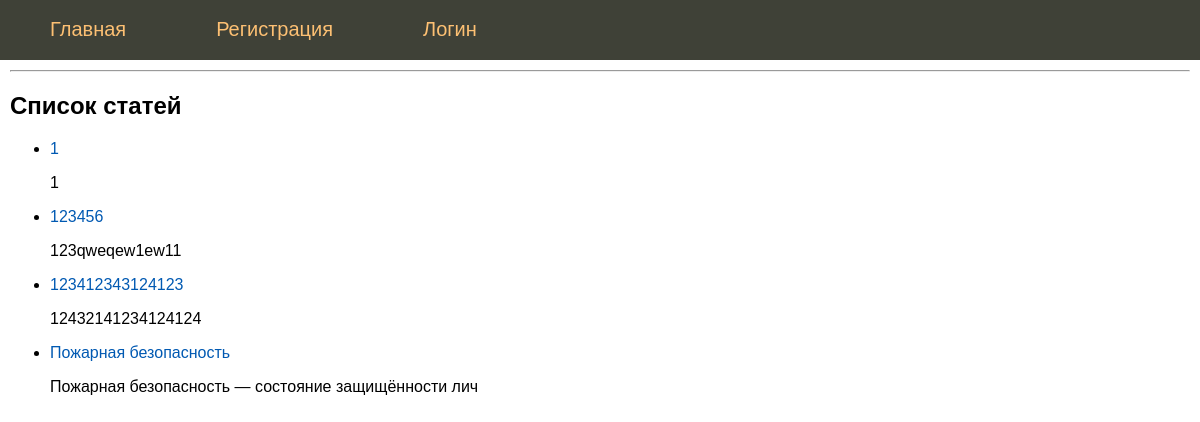
The page / on the database its author committed.
### models.py (models this page shows, shortened)
class Posts(db.Model):
    __tablename__ = 'posts'
    id = db.Column(db.Integer, primary_key=True)
    name = db.Column(db.String(50), nullable=True)
    text = db.Column(db.Text, nullable=True)
    date = db.Column(db.DateTime, default=datetime.datetime.utcnow, nullable=False)
    user_id = db.Column(db.Integer, db.ForeignKey('users.id',  ondelete="CASCADE", onupdate="CASCADE"))

### app.py (the view)
@app.route("/")
def index():
    posts = db.session.query(models.Posts).all()
    return render_template("index.html", title="Главная", posts=posts ,zaloginen=current_user.is_authenticated)

### templates/index.html
{% extends 'layout.html' %}
{% block content %}
<hr>
<h2>Список статей</h2>
<ul class="list-posts">
{% for p in posts %}
<li>
<p class="title"><a href="{{ url_for('showPost', id=p.id)}}">{{p.name}}</a></p>
<p class="annonce">{{ p.text[:50] | striptags  }}</p>
</li>
{% endfor %}
</ul>
{% endblock %}

### static/css/styles.css (style rules this page uses)
html, body { font-family: 'Arial'; margin: 0; padding: 0; height: 100%; width: 100%; }
a { color: #0059b2; text-decoration: none; }

### rows shown on the page
Posts: name "1", text "1"
Posts: name "123456", text "123qweqew1ew11"
Posts: name "123412343124123", text "12432141234124124"
Posts: name "Пожарная безопасность", text "Пожарная безопасность — состояние защищённости лич"
